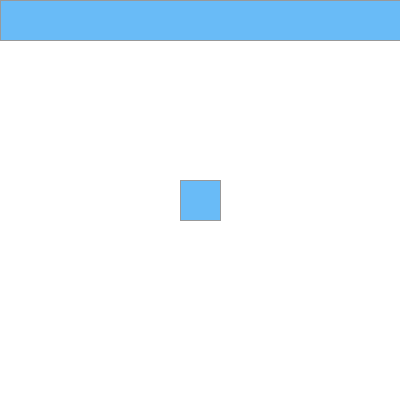
Frame 1 (no input)
Frame 60 (the mouse pressed at the canvas centre just before this capture): identical to frame 1, image omitted
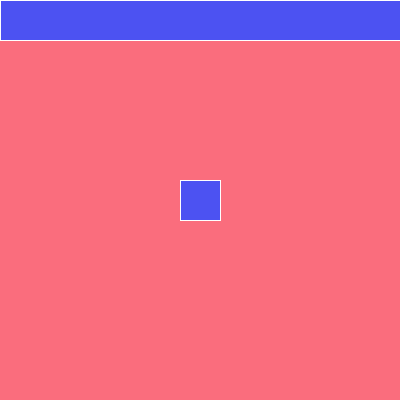
Frame 120 (the mouse held since frame 60 and released just before this capture)

The Processing sketch that drew these frames (run headless with seeded random() and noise(); from frame 60 on, the mouse is pressed at the canvas centre):

// Processing sketch: processing_35548
// ── processing_35548.pde

float bx;
float by;
int bs = 20;
boolean bover = false;
boolean locked = false;
float bdifx = 0.0; 
float bdify = 0.0; 


void setup() 
{
  size(400, 400);
  bx = width/2.0;
  by = height/2.0;
  rectMode(RADIUS);  
}

void draw() 
{ 
  background(255);
  // Test if the cursor is over the box 
  if (mouseX > bx-bs && mouseX < bx+bs && 
      mouseY > by-bs && mouseY < by+bs) {
    bover = true;  
    if(!locked) { 
      stroke(255); 
      fill(76,82,242);
      background (250,109,125);
    } 
  } else {
    stroke(153);
    fill(105,187,247);
    bover = false;
  }
  
  // Draw the box
  
  rect(bx, by, bs, bs);
  rect(by,bx,bs,bs);
  rect(bx,bs,by,bs);
}

void mousePressed() {
    if(bover) {
    locked = true; 
    fill(68,240,204);
    
    
    
  } else {
    locked = false;
    
  }
  bdifx = mouseX-bx; 
  bdify = mouseY-by; 

}

void mouseDragged() {
  if(locked) {
    bx = mouseX-bdifx; 
    by = mouseY-bdify; 
    
  }
}

void mouseReleased() {
  fill(250,109,125);
    
  locked = false;
}
